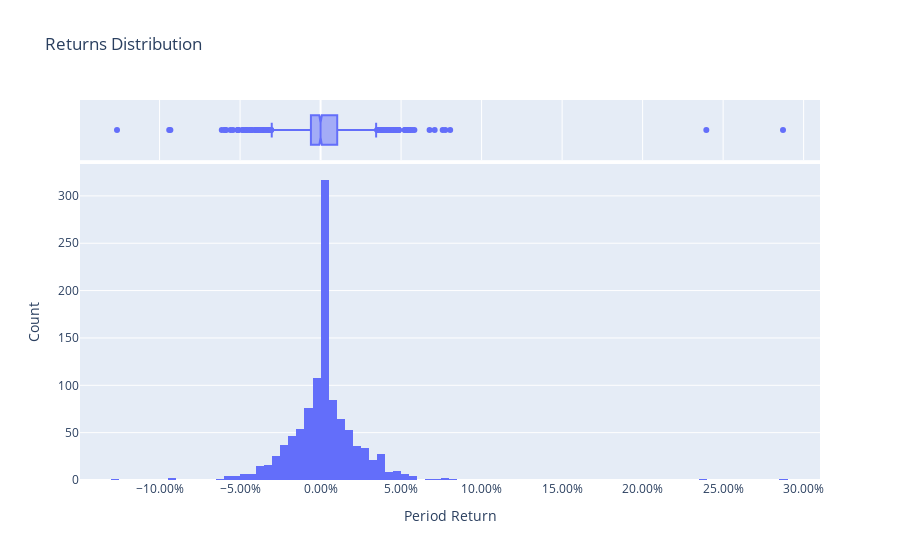

Notebook code for this chart:
### Code cell
# Returns distribution
ret_df = returns.to_frame("returns")

fig_hist = px.histogram(
    ret_df,
    x="returns",
    nbins=100,
    title="Returns Distribution",
    marginal="box",
)
fig_hist.update_layout(xaxis_title="Period Return", yaxis_title="Count")
fig_hist.update_xaxes(tickformat=".2%")
fig_hist.show()

### Figure 1 — Plotly figure (JSON) as saved in the notebook; plotly's stock layout.template omitted (floating-point values rounded to 4 significant figures; data arrays with more than 128 entries replaced by an {"elided": "..."} marker saying what was removed)
{"data": [{"bingroup": "x", "hovertemplate": "returns=%{x}<br>count=%{y}<extra></extra>", "legendgroup": "", "marker": {"color": "#636efa", "pattern": {"shape": ""}}, "name": "", "nbinsx": 100, "orientation": "v", "showlegend": false, "type": "histogram", "x": {"elided": "1071 float values"}, "xaxis": "x", "yaxis": "y"}, {"hovertemplate": "returns=%{x}<extra></extra>", "legendgroup": "", "marker": {"color": "#636efa"}, "name": "", "notched": true, "showlegend": false, "type": "box", "x": {"elided": "1071 float values"}, "xaxis": "x2", "yaxis": "y2"}], "layout": {"barmode": "relative", "legend": {"tracegroupgap": 0}, "title": {"text": "Returns Distribution"}, "xaxis": {"anchor": "y", "domain": [0, 1], "tickformat": ".2%", "title": {"text": "Period Return"}}, "xaxis2": {"anchor": "y2", "domain": [0, 1], "matches": "x", "showgrid": true, "showticklabels": false, "tickformat": ".2%"}, "yaxis": {"anchor": "x", "domain": [0, 0.8316], "title": {"text": "Count"}}, "yaxis2": {"anchor": "x2", "domain": [0.8416, 1], "matches": "y2", "showgrid": false, "showline": false, "showticklabels": false, "ticks": ""}}}
